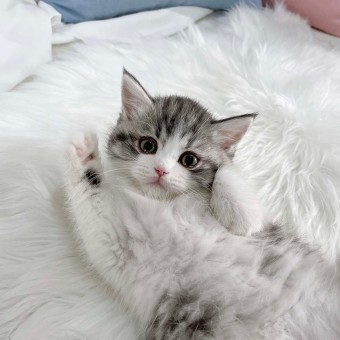
#> input picture Day07/test.jpeg, 340 x 340 px, found by its file name
$ python opencv_test02.py
#> lines starting #> are read from the running program, lines starting #| are printed output that depends on the picture
import cv2

# 01. 일반이미지
# img = cv2.imread('./Day07/test.jpeg')
# 02. 그래이이미지
# img = cv2.imread('./Day07/test.jpeg', cv2.IMREAD_GRAYSCALE)
# 04. 원본을 그대로두고 흑백을 추가
img = cv2.imread('./Day07/test.jpeg')
#> img is the input picture: shape (340, 340, 3); mean B, G, R 184.6, 186.1, 187.2
gray=cv2.cvtColor(img, cv2.COLOR_BGR2GRAY)
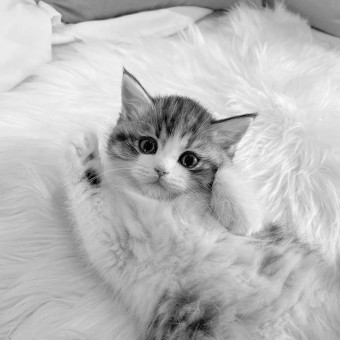
#> gray: shape (340, 340); min 0, max 254, mean 186.2
# 03. 이미지 사이즈 축소\
# img_small = cv2.resize(img, (200, 120))

# 05. 이미지 자르기
height, width, channel = img.shape
#> height = 340; width = 340; channel = 3
print(height, width, channel)
#| 340 340 3

img_crop = img[:, :int(width/2)]    # height, width
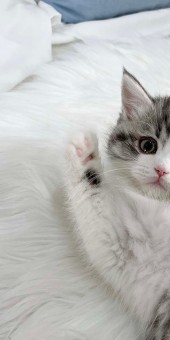
#> img_crop: shape (340, 170, 3); mean B, G, R 184.6, 186.4, 186
gray_crop = gray[:, :int(width/2)] # height, width
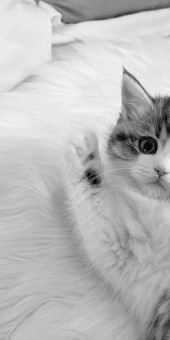
#> gray_crop: shape (340, 170); min 0, max 246, mean 186.1


# 06.이미지블러
img_blur = cv2.blur(img_crop, (30,30))
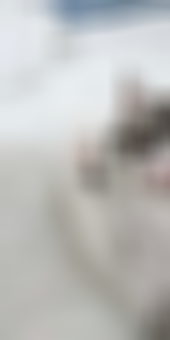
#> img_blur: shape (340, 170, 3); mean B, G, R 184.8, 186.5, 186.1


cv2.imshow('Original', img_blur)
cv2.imshow('Gray', gray_crop)

cv2.waitKey(0)
cv2.destroyAllWindows()
